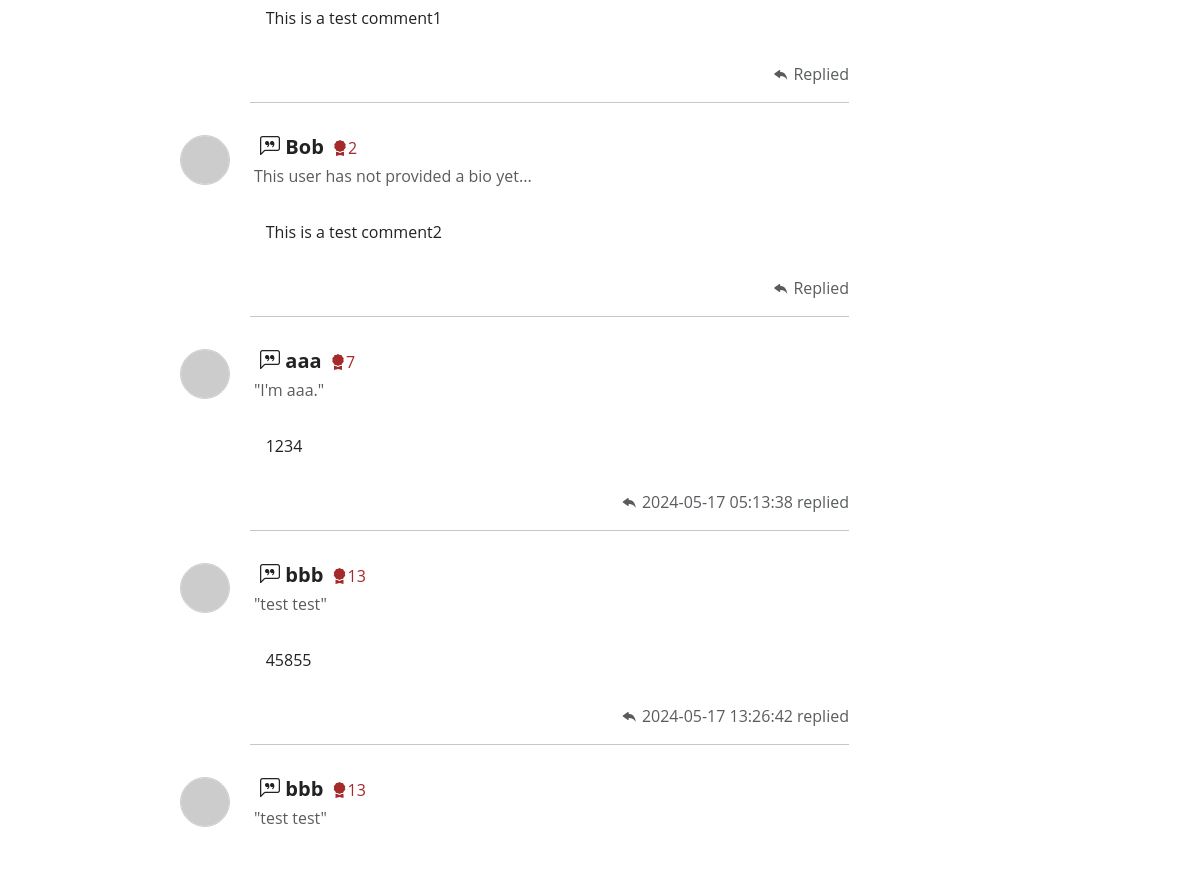
The page /post-details/1 (middle part) on the database as committed earlier.
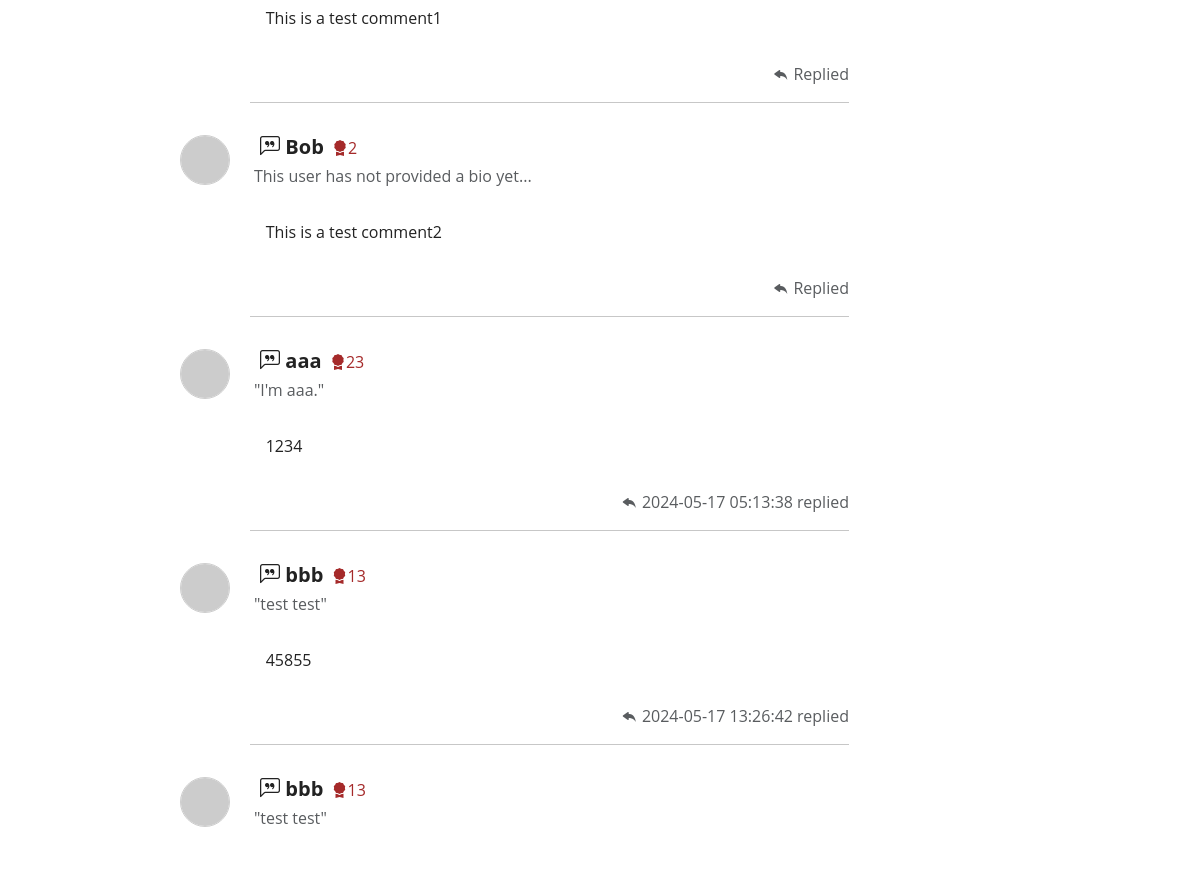
The same page on the database as committed later.
### app/models.py (models this page shows, shortened)
class Comment(db.Model):
    id = db.Column(db.Integer, primary_key=True)
    body = db.Column(db.String(1024))
    timestamp = db.Column(db.DateTime, default=datetime.now)
    author_id = db.Column(db.Integer, db.ForeignKey('user.id'), index=True)
    post_id = db.Column(db.Integer, db.ForeignKey('post.id'), index=True)

class User(db.Model, UserMixin):
    id = db.Column(db.Integer, primary_key=True)
    username = db.Column(db.String(16), index=True, unique=True)
    email = db.Column(db.String(64), index=True, unique=True)
    password_hash = db.Column(db.String(256))
    credit = db.Column(db.Integer, default=0)
    bio = db.Column(db.String(1024))
    posts = db.relationship('Post', backref='author', lazy=True)
    comments = db.relationship('Comment', backref='author', lazy='dynamic')

### app/routes.py (the view, shortened to what this page needs)
@app.route('/post-details/<int:post_id>', methods=['GET', 'POST'])
def postDetails(post_id):
    if request.method == 'GET':
        post = Post.query.get_or_404(post_id)
        comments = Comment.query.filter_by(post_id=post_id).all()
        return render_template("post-details.html", title='Post details', post=post, comments=comments, user=current_user)

### app/templates/post-details.html (shortened to what this page needs)
{% extends "base.html" %}
{% block style %}
<link rel="stylesheet" href="{{ url_for('static', filename='css/post-details.css') }}">
{% endblock %}
{% block main %}
<div class="post-details-body">
    <div class="container">
        <div class="row clearfix">
            <div class="col-md-9 column">
                <div class="row clearfix mb-5">
                    {% if comments %}
                    {% for comment in comments %}
                    <div class="row mt-3" id={{comment.id}}>
                        <div class="col-md-1 offset-md-2">
                            <img alt="Avatar" src='https://robohash.org/{{ comment.author.email }}' class="rounded-circle" style="width: 50px; height: 50px; border: rgba(0, 0, 0, 0.2) 1.5px solid;" />
                        </div>
                        <div class="col-md-9">
                            <div>
                                <h5 class="--bs-danger-bg-subtle" style="display: inline;">
                                    <i class="bi bi-chat-left-quote"></i>
                                    <b>{{comment.author.username}}</b></h5>
                                <span style="display: inline; color: brown;">&nbsp;<i class="bi bi-award-fill"></i>{{ comment.author.credit }}</span>
                            </div>
                                {% if comment.author.bio %}
                                <p class="text-muted mt-1">&nbsp;"{{ comment.author.bio }}"</p>
                                {% else %}
                                <p class="text-muted mt-1">&nbsp;This user has not provided a bio yet...</p>
                                {% endif %}
                            <div class="author-content p-3 mt-2" style="max-width: 90%; overflow-y: auto;">
                                <p>{{ comment.body }}</p>
                            </div>
                            <div class="text-muted" style="text-align: right;">
                                <i class="bi bi-reply-fill"></i>
                                {% if comment.timestamp %}
                                <span id="humanTimestamp_{{ comment.id }}"></span> replied
                                {% else %}
                                Replied
                                {% endif %}
                            </div>
                            <hr>
                        </div>
                    </div>
                    {% endfor %}
                    {% endif %}
                </div>
            </div>
            <div class="col-md-3 column">
           </div>
        </div>
    </div>
            {% endblock %}

Rows that differ between the two databases and show on the page:
changed through a linked row, Comment "aaa": author.credit "7" → "23"
